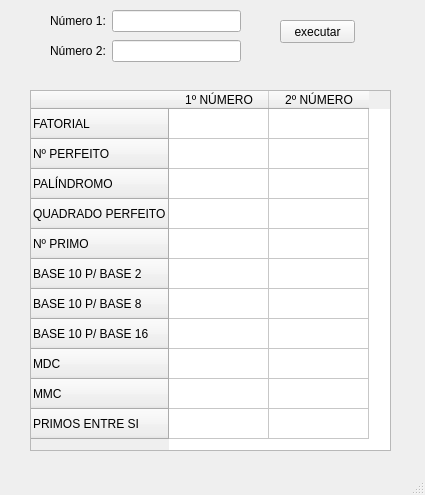
<?xml version="1.0" encoding="UTF-8"?>
<ui version="4.0">
 <class>MainWindow</class>
 <widget class="QMainWindow" name="MainWindow">
  <property name="geometry">
   <rect>
    <x>0</x>
    <y>0</y>
    <width>425</width>
    <height>495</height>
   </rect>
  </property>
  <property name="windowTitle">
   <string>PROJETO NATURAIS</string>
  </property>
  <widget class="QWidget" name="centralwidget">
   <widget class="QPushButton" name="pushButton">
    <property name="geometry">
     <rect>
      <x>280</x>
      <y>20</y>
      <width>75</width>
      <height>23</height>
     </rect>
    </property>
    <property name="text">
     <string>executar</string>
    </property>
   </widget>
   <widget class="QWidget" name="layoutWidget">
    <property name="geometry">
     <rect>
      <x>50</x>
      <y>10</y>
      <width>191</width>
      <height>22</height>
     </rect>
    </property>
    <layout class="QHBoxLayout" name="horizontalLayout">
     <item>
      <widget class="QLabel" name="label">
       <property name="text">
        <string>Número 1:</string>
       </property>
      </widget>
     </item>
     <item>
      <widget class="QLineEdit" name="lineEditNum1"/>
     </item>
    </layout>
   </widget>
   <widget class="QWidget" name="layoutWidget">
    <property name="geometry">
     <rect>
      <x>50</x>
      <y>40</y>
      <width>191</width>
      <height>22</height>
     </rect>
    </property>
    <layout class="QHBoxLayout" name="horizontalLayout_2">
     <item>
      <widget class="QLabel" name="label_2">
       <property name="text">
        <string>Número 2:</string>
       </property>
      </widget>
     </item>
     <item>
      <widget class="QLineEdit" name="lineEditNum2"/>
     </item>
    </layout>
   </widget>
   <widget class="QTableWidget" name="tableWidgetGrid">
    <property name="geometry">
     <rect>
      <x>30</x>
      <y>90</y>
      <width>361</width>
      <height>361</height>
     </rect>
    </property>
    <row>
     <property name="text">
      <string>FATORIAL</string>
     </property>
    </row>
    <row>
     <property name="text">
      <string>Nº PERFEITO</string>
     </property>
    </row>
    <row>
     <property name="text">
      <string>PALÍNDROMO</string>
     </property>
    </row>
    <row>
     <property name="text">
      <string>QUADRADO PERFEITO</string>
     </property>
    </row>
    <row>
     <property name="text">
      <string>Nº PRIMO</string>
     </property>
    </row>
    <row>
     <property name="text">
      <string>BASE 10 P/ BASE 2</string>
     </property>
    </row>
    <row>
     <property name="text">
      <string>BASE 10 P/ BASE 8</string>
     </property>
    </row>
    <row>
     <property name="text">
      <string>BASE 10 P/ BASE 16</string>
     </property>
    </row>
    <row>
     <property name="text">
      <string>MDC</string>
     </property>
    </row>
    <row>
     <property name="text">
      <string>MMC</string>
     </property>
    </row>
    <row>
     <property name="text">
      <string>PRIMOS ENTRE SI</string>
     </property>
    </row>
    <column>
     <property name="text">
      <string>1º NÚMERO</string>
     </property>
    </column>
    <column>
     <property name="text">
      <string>2º NÚMERO</string>
     </property>
    </column>
   </widget>
  </widget>
  <widget class="QMenuBar" name="menubar">
   <property name="geometry">
    <rect>
     <x>0</x>
     <y>0</y>
     <width>425</width>
     <height>21</height>
    </rect>
   </property>
  </widget>
  <widget class="QStatusBar" name="statusbar"/>
 </widget>
 <resources/>
 <connections/>
</ui>
